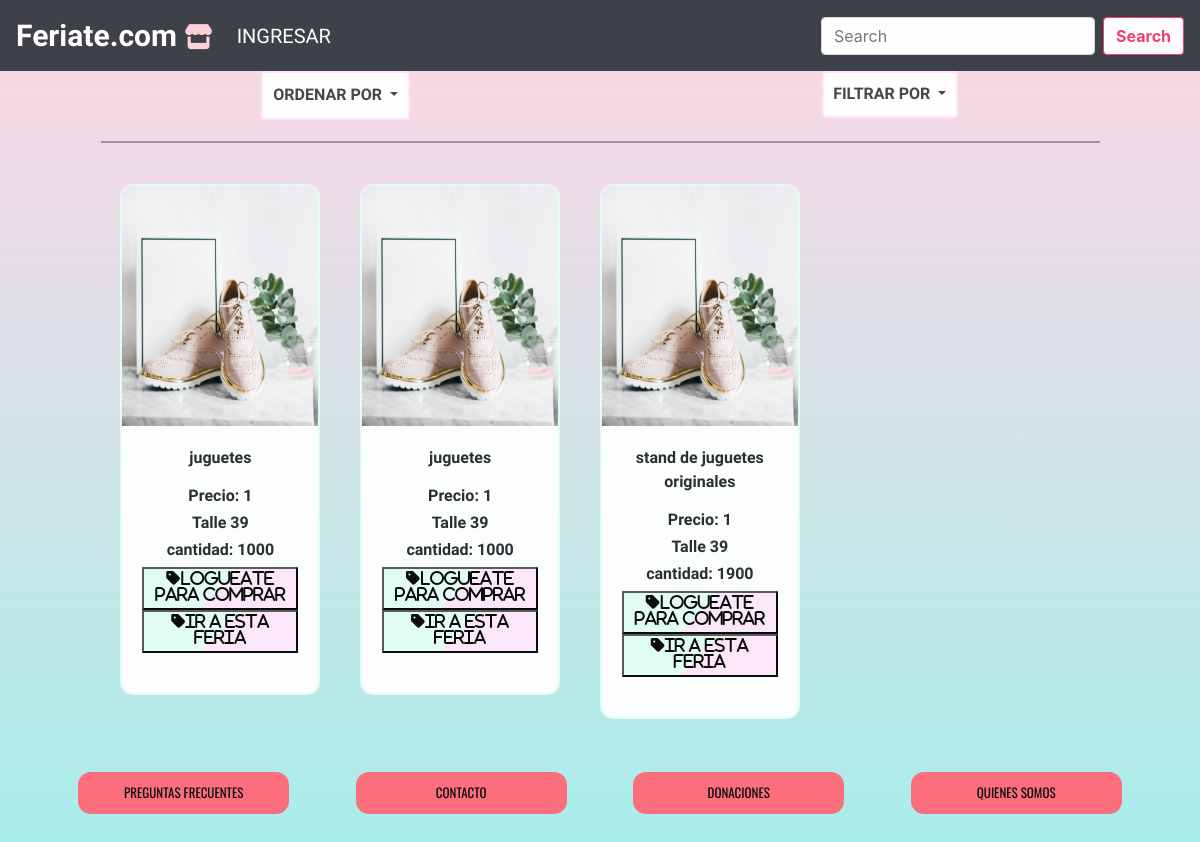
Page /productos.php?categoria=Juguetes on the committed database.
### tables this page shows
CREATE TABLE `productos` (
    `pr_id` int(11) NOT NULL AUTO_INCREMENT,
    `pr_nombre` varchar(45) NOT NULL,
    `pr_precio` decimal(10,0) DEFAULT NULL,
    `pr_cantidad` int(11) DEFAULT NULL,
    `pr_descripcion` varchar(45) DEFAULT NULL,
    `pr_baneado` tinyint(4) DEFAULT NULL,
    `pr_destino` tinyint(4) NOT NULL,
    `pr_talle` varchar(45) DEFAULT NULL,
    `pr_marca` varchar(45) DEFAULT NULL,
    `pr_estado` varchar(45) DEFAULT NULL,
    `pr_fe_id` int(11) NOT NULL,
    `pr_cat_id` int(11) NOT NULL,
    `pr_us_id` int(11) NOT NULL,
    PRIMARY KEY (`pr_id`),
    KEY `fkey_us_id` (`pr_us_id`),
    KEY `fkey_cat_id` (`pr_cat_id`),
    KEY `fkey_fe_id` (`pr_fe_id`),
    CONSTRAINT `fkey_cat_id` FOREIGN KEY (`pr_cat_id`) REFERENCES `categorias` (`cat_id`) ON DELETE NO ACTION ON UPDATE NO ACTION,
    CONSTRAINT `fkey_fe_id` FOREIGN KEY (`pr_fe_id`) REFERENCES `ferias` (`fe_id`) ON DELETE NO ACTION ON UPDATE NO ACTION,
    CONSTRAINT `fkey_us_id` FOREIGN KEY (`pr_us_id`) REFERENCES `usuarios` (`us_id`) ON DELETE NO ACTION ON UPDATE NO ACTION
  );

### resources/funciones_productos.php (called while the page is built, shortened)
<?php
require_once("funciones_usuarios.php");
function productos($value){
        global $db;
         $query = $db->prepare("SELECT * FROM categorias
                                INNER JOIN productos ON cat_id = pr_cat_id
                                WHERE cat_nombre = '$value'");
         $query->execute();
         $datos_productos = $query->fetchAll(PDO::FETCH_ASSOC);
     return $datos_productos;
}
 ?>

### resources/funciones_usuarios.php (called while the page is built, shortened)
<?php
  function estaLogueado() {
    if (isset($_SESSION["usuarioLogueado"])) {
      return true;
    }
    else {
      return false;
    }
  }
?>

### productos.php (the view, shortened to what this page needs)
<?php
if ($_GET){
  $value = $_GET["categoria"];
require_once("./resources/funciones_productos.php");
require_once("./resources/funciones_usuarios.php");
  $datos_productos = productos($value);
}
?>
<!DOCTYPE html>
<html lang="en" dir="ltr">
<head>
  <?php
  include("head.php");
   ?>
   <link rel="stylesheet" href="./css/main.css">
   <link rel="stylesheet" href="./css/feria.css">
</head>
<body>
<header>
<?php include("header.php") ?>
  </header>
  <div class="container">
    <?php if(!empty($datos_productos)) :?>
  <div class="botones">
    <div class="dropdown">
      <a class="btn btn-secondary dropdown-toggle" href="#" role="button" id="dropdownMenuLink" data-toggle="dropdown" aria-haspopup="true" aria-expanded="false">
        ORDENAR POR
      </a>
    </div>
    <div class="dropdown">
      <a class="btn btn-secondary dropdown-toggle" href="#" role="button" id="dropdownMenuLink" data-toggle="dropdown" aria-haspopup="true" aria-expanded="false">
        FILTRAR POR
      </a>
    </div>
  </div>
  <?php endif ;?>
  <hr>
  <main>
    <div class="producto">
  <?php if(!empty($datos_productos)) :?>
      <?php foreach ($datos_productos as $producto) :?>
          <div class="card" >
          <img src="images/shoes.jpg" class="card-img-top" alt="...">
          <div class="card-body">
            <p class="card-text"><?php echo $producto['pr_nombre'] ?></p>
            <div class="descripcion">
              <h3 class="precio"><b>Precio: <?php echo $producto['pr_precio'] ?></b></h3>
              <h3 class="talle"><b>Talle 39</b></h3>
              <h3 class="cantidad"><b>cantidad: <?php echo $producto['pr_cantidad'] ?></b></h3>
            </div>
            <div class="comprar">
                 <?php if(!estaLogueado()):?>
                      <a href="login.php"><button type="button" name="button"><i class="fas fa-tag">Logueate para comprar</i></button></a>
                <?php endif ?>
              <a href="feria.php?id=<?php echo $producto['pr_fe_id'] ?>" ><button type="button" name="button"><i class="fas fa-tag">Ir a esta feria</i></button></a>
            </div>
          </div>
        </div>
<?php endforeach ?>
</div>
<?php endif; ?>
<footer>
<?php include("footer.php") ?>
</footer>
</div>
</body>
</html>

### css/main.css (style rules this page uses)
body { background-image: linear-gradient(-225deg, #E3FDF5 0%, #FFE6FA 100%); background-image: linear-gradient(to top, #a8edea 0%, #fed6e3 100%); background-attachment: fixed; background-repeat: no-repeat; opacity: .95; }

### css/feria.css (style rules this page uses)
header { width: 100%; }
div.botones { display: flex; justify-content: space-around; }
a#dropdownMenuLink.btn { background-color: white; padding: 8%; color: #3e403f; border: 2px solid #FFE6FA; font-family: "Inconsolata", sans-serif; font-weight: bold; }
hr { border-top: 2px solid #21252966; width: 90%; margin: 21px auto; }
div.producto { overflow: hidden; margin: 0 auto; width: 100%; }
div.comprar button { font-family: "Inconsolata", sans-serif; background-image: linear-gradient(-225deg, #E3FDF5 50%, #FFE6FA 50%); }
div.card { border-radius: 13px 13px; border:2px solid #E3FDF5; padding-bottom: 2%; width: 100%; margin: 2%; float: left; }
div.card img { height: 30vh; }
div.card p { font-family: "Inconsolata", sans-serif; font-weight: bold; font-size: 100%; text-align: center; }
div.card h3 { font-family: "Inconsolata", sans-serif; font-weight: bold; font-size: 100%; text-align: center; }
div.comprar { text-align: center; }
@media (min-width: 940px) { div.producto { width: 90%; margin: 0 auto; } }
@media (min-width: 940px) { div.card { width: 20%; float: left; } }

### rows in the picture
productos: pr_nombre "juguetes", pr_precio "1", pr_cantidad "1000"
productos: pr_nombre "juguetes", pr_precio "1", pr_cantidad "1000"
productos: pr_nombre "stand de juguetes originales", pr_precio "1", pr_cantidad "1900"
